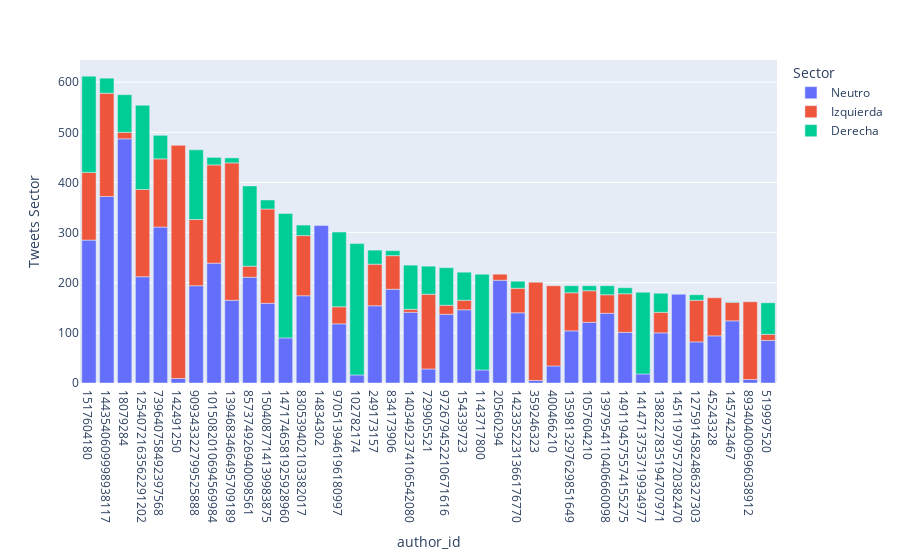

Notebook code for this chart:
### Code cell
fig = px.bar(df_author_counts_filt, x='author_id', y="Tweets Sector", color="Sector", category_orders = {'Sector': ['Neutro', 'Izquierda', 'Derecha']})
fig.show()
